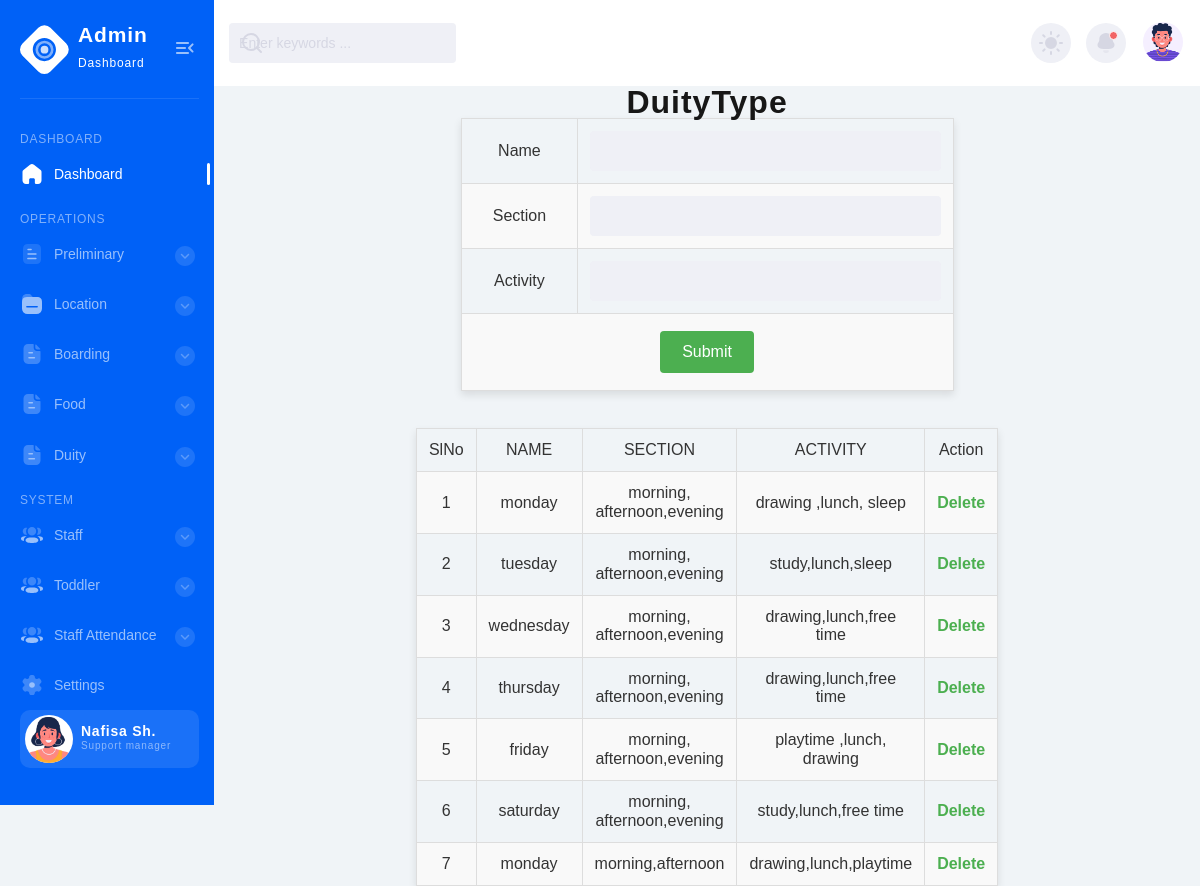
/Project/Admin/Dutytype.php, run on the app's committed database.
### tables this page shows
CREATE TABLE `tbl_dutytype` (
  `dutytype_id` int(11) NOT NULL,
  `dutytype_name` varchar(50) NOT NULL,
  `dutytype_section` varchar(50) NOT NULL,
  `dutytype_activities` varchar(50) NOT NULL
);

### Project/Admin/Dutytype.php (the view, shortened to what this page needs)
<?php include("Head.php") ?>
<?php
include("../Assets/Connection/Connection.php");
?>
<!DOCTYPE html PUBLIC "-//W3C//DTD XHTML 1.0 Transitional//EN" "http://www.w3.org/TR/xhtml1/DTD/xhtml1-transitional.dtd">
<html xmlns="http://www.w3.org/1999/xhtml">
<head>
</head>
<body>
<form id="form1" name="form1" method="post" action="">
<h1 align="center">DuityType</h1>
  <table align="center" border="1">
    <tr>
      <td>Name</td>
      <td><label for="txt_name"></label>
      <input type="text" name="txt_name" id="txt_name" /></td>
    </tr>
     <tr>
      <td>Section</td>
      <td><label for="txt_section"></label>
      <input type="text" name="txt_section" id="txt_section" /></td>
    </tr>
    <tr>
      <td>Activity</td>
      <td><label for="txt_activity"></label>
      <input type="text" name="txt_activity" id="txt_activity" /></td>
    </tr>
    <tr>
      <td  colspan="2"align="center">
      <input type="submit" name="btn_submit" id="btn_submit" value="Submit" /></td>
   </tr>
  </table>
    <br /><br />
  <table  border="1" align="center">
    <tr>
      <td>SlNo</td>
      <td>NAME</td>
      <td>SECTION</td>
      <td>ACTIVITY</td>
      <td colspan="2" align="center">Action</td>
    </tr>
   	<?php
	$i=0;
	$selQry ="select* from tbl_dutytype";
	$result = $con -> query ($selQry);
	while($data = $result -> fetch_assoc())
	{
		$i++;
	?>
    <tr>
      <td><?php echo $i ?></td>
      <td><?php echo $data['dutytype_name']?></td>
      <td><?php echo $data['dutytype_section']?></td>
      <td><?php echo $data['dutytype_activities']?></td>
      <td>
      <a href="Dutytype.php?did=<?php echo $data['dutytype_id']?>" class="a">Delete</a>
      </td>
    </tr>
    <?php } ?>
  </table>
</form>
</body>
</html>
<?php include("Foot.php") ?>

### Project/Admin/Dutytype.php (style rules this page uses)
body { font-family: Arial, sans-serif; background-color: #f0f4f7; color: #333; }
table { width: 50%; margin: 0 auto; border-collapse: collapse; box-shadow: 0 4px 8px rgba(0, 0, 0, 0.1); }
table, th, td { border: 1px solid #ddd; padding: 12px; text-align: center; }
tr:nth-child(even) { background-color: #f9f9f9; }
input[type="text"], input[type="hidden"] { width: 100%; padding: 8px; border: 1px solid #ccc; border-radius: 4px; box-sizing: border-box; }
input[type="submit"] { background-color: #4CAF50; color: white; border: none; padding: 10px 20px; cursor: pointer; border-radius: 4px; margin: 5px; }
.a { color: #4CAF50; text-decoration: none; font-weight: bold; }

### data on the page
tbl_dutytype: dutytype_name "monday", dutytype_section "morning, afternoon,evening", dutytype_activities "drawing ,lunch, sleep"
tbl_dutytype: dutytype_name "tuesday", dutytype_section "morning, afternoon,evening", dutytype_activities "study,lunch,sleep"
tbl_dutytype: dutytype_name "wednesday", dutytype_section "morning, afternoon,evening", dutytype_activities "drawing,lunch,free time"
tbl_dutytype: dutytype_name "thursday", dutytype_section "morning, afternoon,evening", dutytype_activities "drawing,lunch,free time"
tbl_dutytype: dutytype_name "friday", dutytype_section "morning, afternoon,evening", dutytype_activities "playtime ,lunch, drawing"
tbl_dutytype: dutytype_name "saturday", dutytype_section "morning, afternoon,evening", dutytype_activities "study,lunch,free time"
tbl_dutytype: dutytype_name "monday", dutytype_section "morning,afternoon", dutytype_activities "drawing,lunch,playtime"
